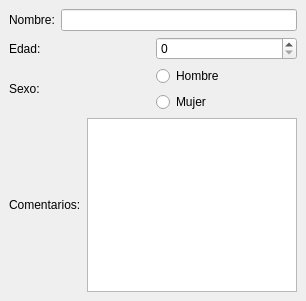
<?xml version="1.0" encoding="UTF-8"?>
<ui version="4.0">
 <class>MainWindow</class>
 <widget class="QMainWindow" name="MainWindow">
  <property name="geometry">
   <rect>
    <x>0</x>
    <y>0</y>
    <width>306</width>
    <height>301</height>
   </rect>
  </property>
  <property name="windowTitle">
   <string>MainWindow</string>
  </property>
  <widget class="QWidget" name="centralwidget">
   <layout class="QVBoxLayout" name="verticalLayout_2">
    <item>
     <layout class="QHBoxLayout" name="horizontalLayout">
      <item>
       <widget class="QLabel" name="label">
        <property name="text">
         <string>Nombre:</string>
        </property>
       </widget>
      </item>
      <item>
       <widget class="QLineEdit" name="lineEdit"/>
      </item>
     </layout>
    </item>
    <item>
     <layout class="QHBoxLayout" name="horizontalLayout_2">
      <item>
       <widget class="QLabel" name="label_2">
        <property name="text">
         <string>Edad:</string>
        </property>
       </widget>
      </item>
      <item>
       <widget class="QSpinBox" name="spinBox"/>
      </item>
     </layout>
    </item>
    <item>
     <layout class="QHBoxLayout" name="horizontalLayout_3">
      <item>
       <widget class="QLabel" name="label_3">
        <property name="text">
         <string>Sexo:</string>
        </property>
       </widget>
      </item>
      <item>
       <layout class="QVBoxLayout" name="verticalLayout">
        <item>
         <widget class="QRadioButton" name="radioButton">
          <property name="text">
           <string>Hombre</string>
          </property>
         </widget>
        </item>
        <item>
         <widget class="QRadioButton" name="radioButton_2">
          <property name="text">
           <string>Mujer</string>
          </property>
         </widget>
        </item>
       </layout>
      </item>
     </layout>
    </item>
    <item>
     <layout class="QHBoxLayout" name="horizontalLayout_4">
      <item>
       <widget class="QLabel" name="label_4">
        <property name="text">
         <string>Comentarios:</string>
        </property>
       </widget>
      </item>
      <item>
       <widget class="QTextEdit" name="textEdit"/>
      </item>
     </layout>
    </item>
   </layout>
  </widget>
 </widget>
 <resources/>
 <connections/>
</ui>
